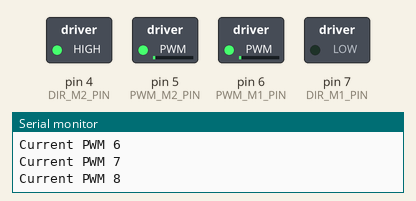
Recording of a sketch running on a simulated Arduino Uno, built with avr-gcc and run on an emulated ATmega328P. On the bench: switched loads named in the sketch (green lamp = pin HIGH), the last lines printed to the serial monitor.

Above: at 0.15 s.
At 9.98 s:
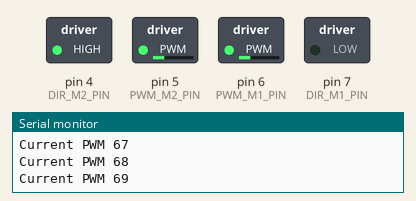
At 19.77 s:
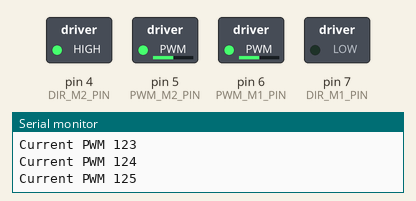
At 29.56 s:
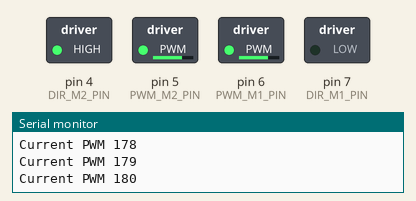
At 39.65 s:
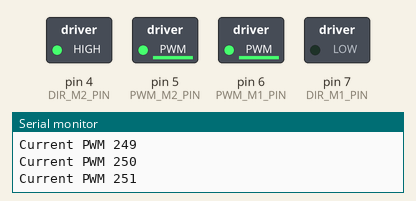
Timing chart, 0 to 40.0 s (numbered marks = the images above):
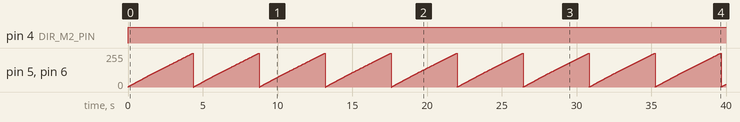

Measured:
- by itself, pin 4 (DIR_M2_PIN): LOW → HIGH at 0.00 s
- by itself, pin 5 (PWM_M2_PIN), pin 6 (PWM_M1_PIN): ramps from 0/255 to 255/255 and jumps back, once every 4.4 s

The sketch:

hl_mini_motors_check.ino
```cpp
// (licence header left out)
// Выводы направления моторов
const int DIR_M1_PIN = 7;
const int DIR_M2_PIN = 4;
// Выводы скорости моторов
const int PWM_M1_PIN = 6;
const int PWM_M2_PIN = 5;

void setup() {
  // Настройка скорости отладочного порта
  Serial.begin(9600);
  // Настройка всех выводов на выход
  pinMode(DIR_M1_PIN,OUTPUT);
  pinMode(DIR_M2_PIN,OUTPUT);
  pinMode(PWM_M1_PIN,OUTPUT);
  pinMode(PWM_M2_PIN,OUTPUT);
  // Сброс скорости моторов
  analogWrite(PWM_M1_PIN, 0);
  analogWrite(PWM_M2_PIN, 0);
}

void loop() {
  Serial.println("Motors Case 1/4");
  // Первое направление
  digitalWrite(DIR_M1_PIN, LOW);
  digitalWrite(DIR_M2_PIN, HIGH);
  for (byte i = 0; i <= 255; i++) { // Увеличение скорости моторов
    Serial.print("Current PWM "); Serial.println(i);
    analogWrite(PWM_M1_PIN, i);
    analogWrite(PWM_M2_PIN, i);
    delay(10);
  }
  Serial.println("Motors Case 2/4");
  // Сброс скорости моторов
  analogWrite(PWM_M1_PIN, 0);
  analogWrite(PWM_M2_PIN, 0);
  delay(300);
  for (byte i = 255; i >= 0; i--) { // Уменьшение скорости моторов
    Serial.print("Current PWM "); Serial.println(i);
    analogWrite(PWM_M1_PIN, i);
    analogWrite(PWM_M2_PIN, i);
    delay(10);
  }
  delay(1000);

  Serial.println("Motors Case 3/4");
  // Второе направление
  digitalWrite(DIR_M1_PIN, HIGH);
  digitalWrite(DIR_M2_PIN, LOW);
  for (byte i = 0; i <= 255; i++) { // Увеличение скорости моторов
    Serial.print("Current PWM "); Serial.println(i);
    analogWrite(PWM_M1_PIN, i);
    analogWrite(PWM_M2_PIN, i);
    delay(10);
  }
  Serial.println("Motors Case 4/4");
  // Сброс скорости моторов
  analogWrite(PWM_M1_PIN, 0);
  analogWrite(PWM_M2_PIN, 0);
  delay(300);
  for (byte i = 255; i >= 0; i--) { // Уменьшение скорости моторов
    Serial.print("Current PWM "); Serial.println(i);
    analogWrite(PWM_M1_PIN, i);
    analogWrite(PWM_M2_PIN, i);
    delay(10);
  }
  delay(1000);
}
```
